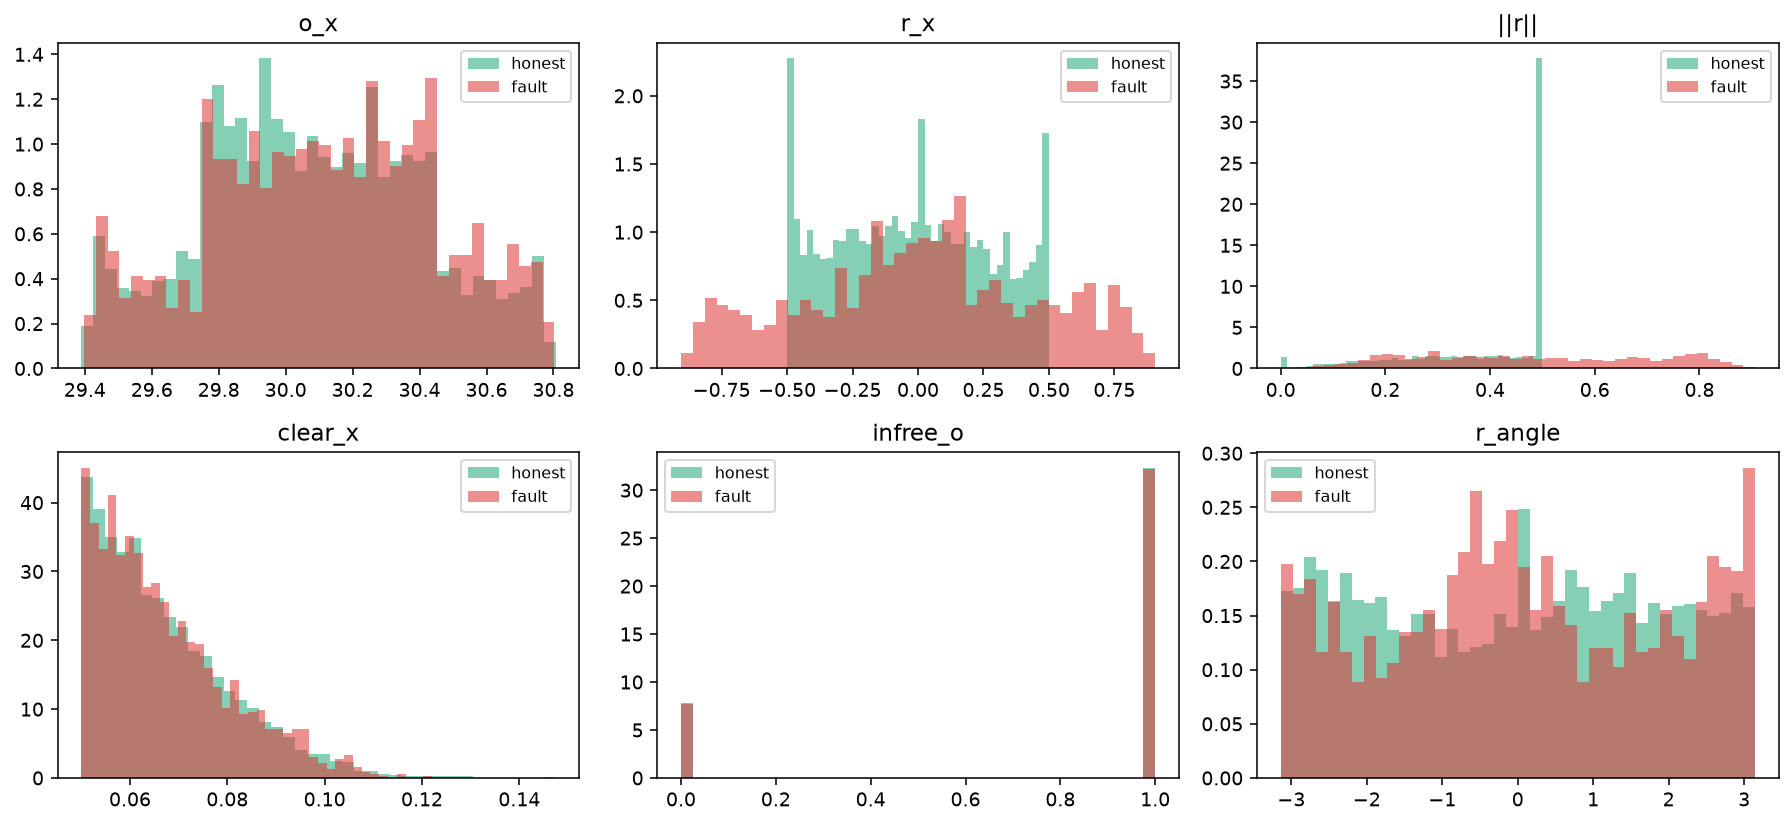

Python code for this plot:
# -*- coding: utf-8 -*-
"""
scenB_controlled_validity.py  ——  S-A step 3a: construct a controlled irreducible Scenario B and
STRICTLY validate that NO per-frame / marginal feature separates honest from fault (only the
window-level segment-crossing persistence should differ).  This step does NOT run detectors.

Construction (natural generalization of the persistence-gate scenario, Fig 4 (2)):
  * thin wall M (AABB, thickness d < xi), a finite obstacle the robot goes around -> truth roams BOTH sides.
  * honest: truth hugs the wall on side A or side B (clearance c), odom = truth + ISOTROPIC AR1 noise
    (||eps|| up to xi).  Because d<xi, noise occasionally pushes o_t transiently across the wall.
  * fault: truth roams the SAME way (both sides), but odom is PERSISTENTLY mirrored to the opposite
    free side (displacement crosses every frame); the crossing residual is built to be as small as the
    geometry allows + the SAME isotropic noise, so per-frame it should look like a normal honest residual.
The ONLY intended difference: honest crosses transiently (low frac), fault crosses persistently (high frac).

Validity = for EVERY marginal feature, is honest vs fault separable?  We report, per feature:
  - honest vs fault summary (mean/sd/percentiles),
  - 1-D separability AUC (0.5 = indistinguishable; >~0.65 = a single feature can separate => FAIL),
  - % of fault frames inside honest's bulk (central 50%, [p25,p75]).
If ANY feature is separable -> we FLAG it and stop for discussion (do not proceed to detectors).
"""
import os, sys
import numpy as np
sys.path.insert(0, os.path.dirname(os.path.dirname(os.path.abspath(__file__))))
sys.path.insert(0, os.path.dirname(os.path.abspath(__file__)))
from relational_oracle import dist_point_aabb, _point_in_aabb, relational_oracle
from sklearn.metrics import roc_auc_score

# ---- geometry / noise params (repo values; d and c are the knobs) ----
XI = 0.50
D = 0.20                                  # wall thickness (repo WALL_THIN). d < xi.
WALLC = 30.10                             # wall center x
WALL = [(WALLC - D / 2, WALLC + D / 2, 9.0, 16.0)]   # AABB; finite in y so the robot can go around
A_EDGE, B_EDGE = WALLC - D / 2, WALLC + D / 2        # 30.0 / 30.2
N = 60
CLEAR = 0.05                              # truth clearance from the near wall edge (hugging, both sides)
S_NOISE = 0.22                            # isotropic odom noise scale (AR1), clipped to ||eps|| <= xi
AR = 0.85
RAD = 0.0                                 # point estimate (repo)


def _iso_noise(rng):
    eps = np.zeros((N, 2))
    for i in range(1, N):
        eps[i] = AR * eps[i - 1] + rng.normal(0, S_NOISE, 2)
    nr = np.linalg.norm(eps, axis=1); over = nr > XI
    eps[over] = eps[over] * (XI / nr[over])[:, None]
    return eps


def _truth(rng, side):
    y = 9.5 + 6.0 * np.arange(N) / (N - 1)
    jit = np.zeros(N)
    for i in range(1, N):
        jit[i] = 0.9 * jit[i - 1] + rng.normal(0, 0.01)
    if side == "A":
        x = (A_EDGE - CLEAR) - np.abs(jit)        # stay on side A (x < A_EDGE), free
    else:
        x = (B_EDGE + CLEAR) + np.abs(jit)        # stay on side B (x > B_EDGE), free
    return np.column_stack([x, y])


def honest(seed):
    rng = np.random.default_rng(seed)
    side = "A" if seed % 2 == 0 else "B"
    t = _truth(rng, side)
    return t, t + _iso_noise(rng)               # odom = truth + isotropic noise


def fault(seed):
    rng = np.random.default_rng(100000 + seed)
    side = "A" if seed % 2 == 0 else "B"
    t = _truth(rng, side)
    # mirror the truth to the opposite free side at the SAME clearance, then add the SAME isotropic noise
    o_base = t.copy()
    if side == "A":
        o_base[:, 0] = (B_EDGE + CLEAR) + (A_EDGE - CLEAR - t[:, 0])   # opposite side, mirror clearance
    else:
        o_base[:, 0] = (A_EDGE - CLEAR) - (t[:, 0] - (B_EDGE + CLEAR))
    return t, o_base + _iso_noise(rng)


# ---- features (per frame) ----
def _clear(p):
    return min(dist_point_aabb(p, w) for w in WALL) - RAD


def _free(p):
    return 0.0 if any(_point_in_aabb(p, w, RAD) for w in WALL) else 1.0


def frame_feats(t, o):
    r = o - t
    return {
        "o_x": o[:, 0], "o_y": o[:, 1], "x_x": t[:, 0], "x_y": t[:, 1],
        "||r||": np.linalg.norm(r, axis=1), "r_x": r[:, 0], "r_y": r[:, 1],
        "r_angle": np.arctan2(r[:, 1], r[:, 0]),
        "clear_o": np.array([_clear(p) for p in o]), "clear_x": np.array([_clear(p) for p in t]),
        "infree_o": np.array([_free(p) for p in o]), "infree_x": np.array([_free(p) for p in t]),
    }


def collect(gen, n, s0):
    feats = {}
    cross_frac = []
    for i in range(n):
        t, o = gen(s0 + i)
        ff = frame_feats(t, o)
        for k, v in ff.items():
            feats.setdefault(k, []).append(v)
        cross_frac.append(relational_oracle(t, o, WALL, RAD, persist_frac=0.0)["frac"])
    return {k: np.concatenate(v) for k, v in feats.items()}, np.array(cross_frac)


def main():
    print("=" * 96)
    print(f"  Controlled Scenario B validity | wall d={D} (<xi={XI}), clearance={CLEAR}, noise s={S_NOISE}, N={N}")
    print("=" * 96)
    H, hf = collect(honest, 80, 7000)
    F, ff = collect(fault, 30, 9000)
    print(f"  relational crossing-frac: honest mean={hf.mean():.2f} max={hf.max():.2f} | fault mean={ff.mean():.2f} min={ff.min():.2f}")
    print(f"  (oracle persistence gate {0.5} separates if honest.max < 0.5 < fault.min)\n")
    print(f"  {'feature':<10}{'honest mean/sd':<22}{'fault mean/sd':<22}{'AUC':<7}{'%fault in honest bulk':<22}{'verdict'}")
    flagged = []
    order = ["o_x", "x_x", "||r||", "r_x", "r_y", "r_angle", "clear_o", "clear_x", "infree_o", "infree_x", "o_y", "x_y"]
    for k in order:
        h, f = H[k], F[k]
        y = np.r_[np.zeros(len(h)), np.ones(len(f))]; sc = np.r_[h, f]
        try:
            auc = roc_auc_score(y, sc); auc = max(auc, 1 - auc)
        except Exception:
            auc = float("nan")
        q25, q75 = np.percentile(h, 25), np.percentile(h, 75)
        in_bulk = float(np.mean((f >= q25) & (f <= q75)))
        sep = auc > 0.65
        if sep:
            flagged.append((k, auc))
        print(f"  {k:<10}{f'{h.mean():+.3f}/{h.std():.3f}':<22}{f'{f.mean():+.3f}/{f.std():.3f}':<22}{auc:<7.3f}{in_bulk*100:<22.0f}{'<<< SEPARABLE' if sep else 'overlap'}")
    print()
    if flagged:
        print("  RESULT: FAIL — these marginal features separate honest from fault (AUC>0.65):")
        for k, a in flagged:
            print(f"     - {k}  (AUC={a:.2f})")
    else:
        print("  RESULT: PASS — no single marginal feature separates honest from fault.")
    # small figure
    try:
        import matplotlib; matplotlib.use("Agg"); import matplotlib.pyplot as plt
        keys = ["o_x", "r_x", "||r||", "clear_x", "infree_o", "r_angle"]
        fig, axs = plt.subplots(2, 3, figsize=(13, 6))
        for ax, k in zip(axs.ravel(), keys):
            ax.hist(H[k], bins=40, density=True, alpha=0.55, label="honest", color="#2a7")
            ax.hist(F[k], bins=40, density=True, alpha=0.55, label="fault", color="#d33")
            ax.set_title(k); ax.legend(fontsize=8)
        fig.tight_layout()
        out = os.path.join(os.path.dirname(os.path.abspath(__file__)), "scenB_controlled_validity.png")
        fig.savefig(out, dpi=140, bbox_inches="tight"); print("\n  [fig]", out)
    except Exception as e:
        print("  [fig skipped]", e)


if __name__ == "__main__":
    main()
